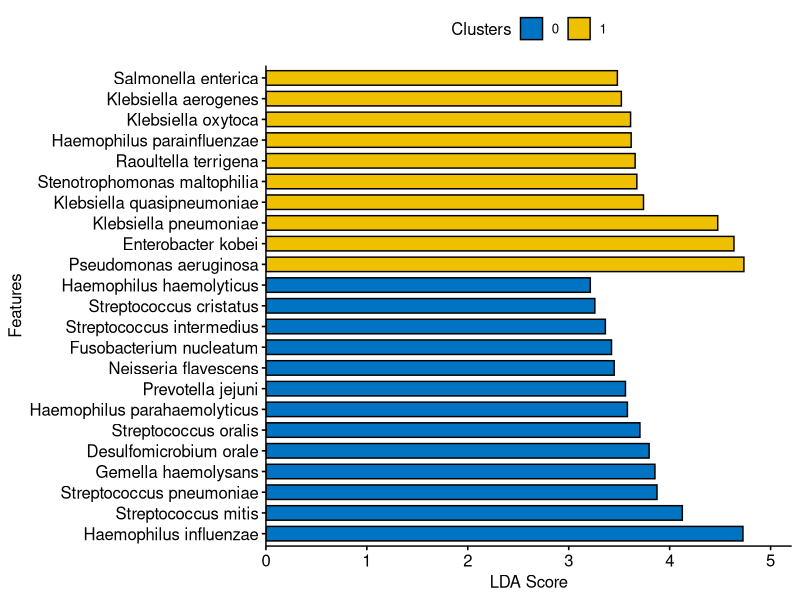

Write the R code that produced this figure.
library(ggpubr)
library(ggplot2)
data<-read.csv("selected_features.csv")
data$group<-factor(data$group)

png("plot.png",width = 8,height = 5,res = 300,units="in")
ggbarplot(data, x = "Features", y = "value",
          fill = "group",           # change fill color by mpg_level
          color = "black",            # Set bar border colors to white
          palette = "jco",            # jco journal color palett. see ?ggpar
          sort.val = "desc",          # Sort the value in descending order
          sort.by.groups = TRUE,     # Don't sort inside each group
          x.text.angle = 0,          # Rotate vertically x axis texts
          ylab = "LDA Score",
          legend.title = "Clusters",
          rotate = TRUE
)+scale_y_continuous(expand = expansion(mult = c(0, .1)))
dev.off()
